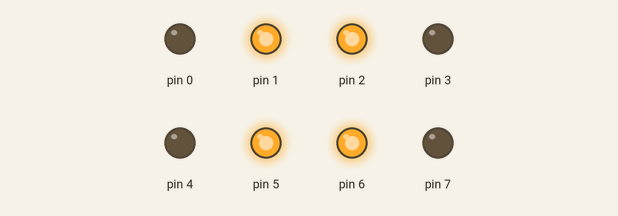
This sketch was run on a simulated Arduino Uno, built with avr-gcc and run on an emulated ATmega328P. Shown: output pins drawn as LEDs (lit = HIGH).

Above: at 1.0 s.
At 2.5 s:
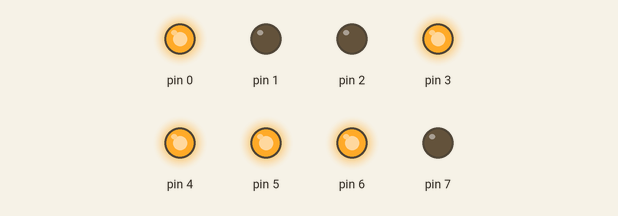
Timing chart, 0 to 3.5 s (numbered marks = the images above):
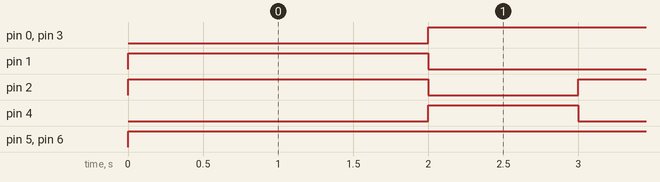

Measured:
- by itself, pin 0, pin 2, pin 3: alternates HIGH for 2.0 s and LOW for 1.0 s
- by itself, pin 1: repeats every 3.0 s: LOW 2.0 s, HIGH 1.0 s
- by itself, pin 4: alternates HIGH for 1.0 s and LOW for 2.0 s
- by itself, pin 5, pin 6: LOW → HIGH at 0.00 s

The sketch:

part3.ino
```cpp
byte f = B01100110;
byte y = B01111001;
byte m = B01101101;

byte letter = f;
int flag = 1;

void setup()
{
    DDRD = B11111111;
}

void loop()
{
    PORTD = letter;
    delay(1000);

    if(flag == 1){
  	    letter = f;
        flag = 2;
    }else if(flag == 2){
  	    letter = y;
        flag = 3;
    }else{
  	    letter = m;
        flag = 1;
    }
}
```
